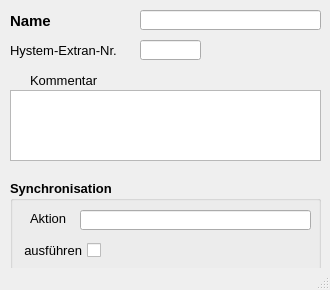
<?xml version="1.0" encoding="UTF-8"?>
<ui version="4.0">
 <class>MainWindow</class>
 <widget class="QMainWindow" name="MainWindow">
  <property name="geometry">
   <rect>
    <x>0</x>
    <y>0</y>
    <width>330</width>
    <height>290</height>
   </rect>
  </property>
  <property name="minimumSize">
   <size>
    <width>330</width>
    <height>290</height>
   </size>
  </property>
  <property name="font">
   <font>
    <family>Tahoma</family>
    <pointsize>10</pointsize>
   </font>
  </property>
  <property name="windowTitle">
   <string>MainWindow</string>
  </property>
  <property name="layoutDirection">
   <enum>Qt::LeftToRight</enum>
  </property>
  <widget class="QWidget" name="centralwidget">
   <widget class="QLabel" name="label">
    <property name="geometry">
     <rect>
      <x>10</x>
      <y>40</y>
      <width>121</width>
      <height>21</height>
     </rect>
    </property>
    <property name="text">
     <string>&lt;html&gt;&lt;head/&gt;&lt;body&gt;&lt;p&gt;Hystem-Extran-Nr.&lt;/p&gt;&lt;/body&gt;&lt;/html&gt;</string>
    </property>
    <property name="alignment">
     <set>Qt::AlignLeading|Qt::AlignLeft|Qt::AlignVCenter</set>
    </property>
   </widget>
   <widget class="QLabel" name="label_2">
    <property name="geometry">
     <rect>
      <x>10</x>
      <y>10</y>
      <width>121</width>
      <height>21</height>
     </rect>
    </property>
    <property name="font">
     <font>
      <family>Tahoma</family>
      <pointsize>11</pointsize>
      <weight>75</weight>
      <bold>true</bold>
     </font>
    </property>
    <property name="text">
     <string>Name</string>
    </property>
    <property name="alignment">
     <set>Qt::AlignLeading|Qt::AlignLeft|Qt::AlignVCenter</set>
    </property>
   </widget>
   <widget class="QLineEdit" name="bezeichnung">
    <property name="geometry">
     <rect>
      <x>140</x>
      <y>10</y>
      <width>181</width>
      <height>20</height>
     </rect>
    </property>
    <property name="toolTip">
     <string>&lt;html&gt;&lt;head/&gt;&lt;body&gt;&lt;p&gt;Eindeutige Bezeichnung&lt;/p&gt;&lt;/body&gt;&lt;/html&gt;</string>
    </property>
    <property name="statusTip">
     <string>Eindeutige Bezeichnung</string>
    </property>
    <property name="text">
     <string/>
    </property>
   </widget>
   <widget class="QLineEdit" name="he_nr">
    <property name="enabled">
     <bool>true</bool>
    </property>
    <property name="geometry">
     <rect>
      <x>140</x>
      <y>40</y>
      <width>61</width>
      <height>20</height>
     </rect>
    </property>
    <property name="toolTip">
     <string>&lt;html&gt;&lt;head/&gt;&lt;body&gt;&lt;p&gt;Interne Nr., siehe HE-Editor: Hilfe &amp;gt; Aufzählungen: &amp;quot;Pumpen-Typ&amp;quot;&lt;/p&gt;&lt;/body&gt;&lt;/html&gt;</string>
    </property>
    <property name="statusTip">
     <string>Interne Nr., siehe HE-Editor: Hilfe &gt; Aufzählungen: &quot;Pumpen-Typ&quot;</string>
    </property>
    <property name="layoutDirection">
     <enum>Qt::RightToLeft</enum>
    </property>
    <property name="autoFillBackground">
     <bool>false</bool>
    </property>
    <property name="text">
     <string/>
    </property>
    <property name="frame">
     <bool>true</bool>
    </property>
   </widget>
   <widget class="QTextEdit" name="bemerkung">
    <property name="geometry">
     <rect>
      <x>10</x>
      <y>90</y>
      <width>311</width>
      <height>71</height>
     </rect>
    </property>
    <property name="toolTip">
     <string>&lt;html&gt;&lt;head/&gt;&lt;body&gt;&lt;p&gt;Platz für zusätzliche Kommentare&lt;/p&gt;&lt;/body&gt;&lt;/html&gt;</string>
    </property>
    <property name="statusTip">
     <string>Platz für zusätzliche Kommentare</string>
    </property>
   </widget>
   <widget class="QLabel" name="label_4">
    <property name="geometry">
     <rect>
      <x>30</x>
      <y>70</y>
      <width>100</width>
      <height>21</height>
     </rect>
    </property>
    <property name="text">
     <string>Kommentar</string>
    </property>
    <property name="alignment">
     <set>Qt::AlignLeading|Qt::AlignLeft|Qt::AlignVCenter</set>
    </property>
   </widget>
   <widget class="QGroupBox" name="groupBox_sync">
    <property name="geometry">
     <rect>
      <x>10</x>
      <y>180</y>
      <width>311</width>
      <height>91</height>
     </rect>
    </property>
    <property name="font">
     <font>
      <family>Tahoma</family>
      <pointsize>10</pointsize>
      <weight>75</weight>
      <bold>true</bold>
     </font>
    </property>
    <property name="title">
     <string>Synchronisation</string>
    </property>
    <widget class="QCheckBox" name="status">
     <property name="geometry">
      <rect>
       <x>10</x>
       <y>60</y>
       <width>81</width>
       <height>21</height>
      </rect>
     </property>
     <property name="font">
      <font>
       <family>Tahoma</family>
       <pointsize>10</pointsize>
       <weight>50</weight>
       <bold>false</bold>
      </font>
     </property>
     <property name="toolTip">
      <string>Synchronisation aktivieren</string>
     </property>
     <property name="statusTip">
      <string>Synchronisation aktivieren</string>
     </property>
     <property name="layoutDirection">
      <enum>Qt::RightToLeft</enum>
     </property>
     <property name="text">
      <string>ausführen</string>
     </property>
    </widget>
    <widget class="QLabel" name="label_19">
     <property name="geometry">
      <rect>
       <x>20</x>
       <y>30</y>
       <width>51</width>
       <height>16</height>
      </rect>
     </property>
     <property name="font">
      <font>
       <family>Tahoma</family>
       <pointsize>10</pointsize>
       <weight>50</weight>
       <bold>false</bold>
      </font>
     </property>
     <property name="text">
      <string>Aktion</string>
     </property>
    </widget>
    <widget class="QLineEdit" name="aktion">
     <property name="geometry">
      <rect>
       <x>70</x>
       <y>30</y>
       <width>231</width>
       <height>20</height>
      </rect>
     </property>
     <property name="toolTip">
      <string>&lt;html&gt;&lt;head/&gt;&lt;body&gt;&lt;p&gt;Maßnahme zur Synchronisation&lt;/p&gt;&lt;/body&gt;&lt;/html&gt;</string>
     </property>
     <property name="statusTip">
      <string>Maßnahme zur Synchronisation</string>
     </property>
    </widget>
   </widget>
  </widget>
  <widget class="QStatusBar" name="statusbar"/>
 </widget>
 <resources/>
 <connections/>
</ui>
